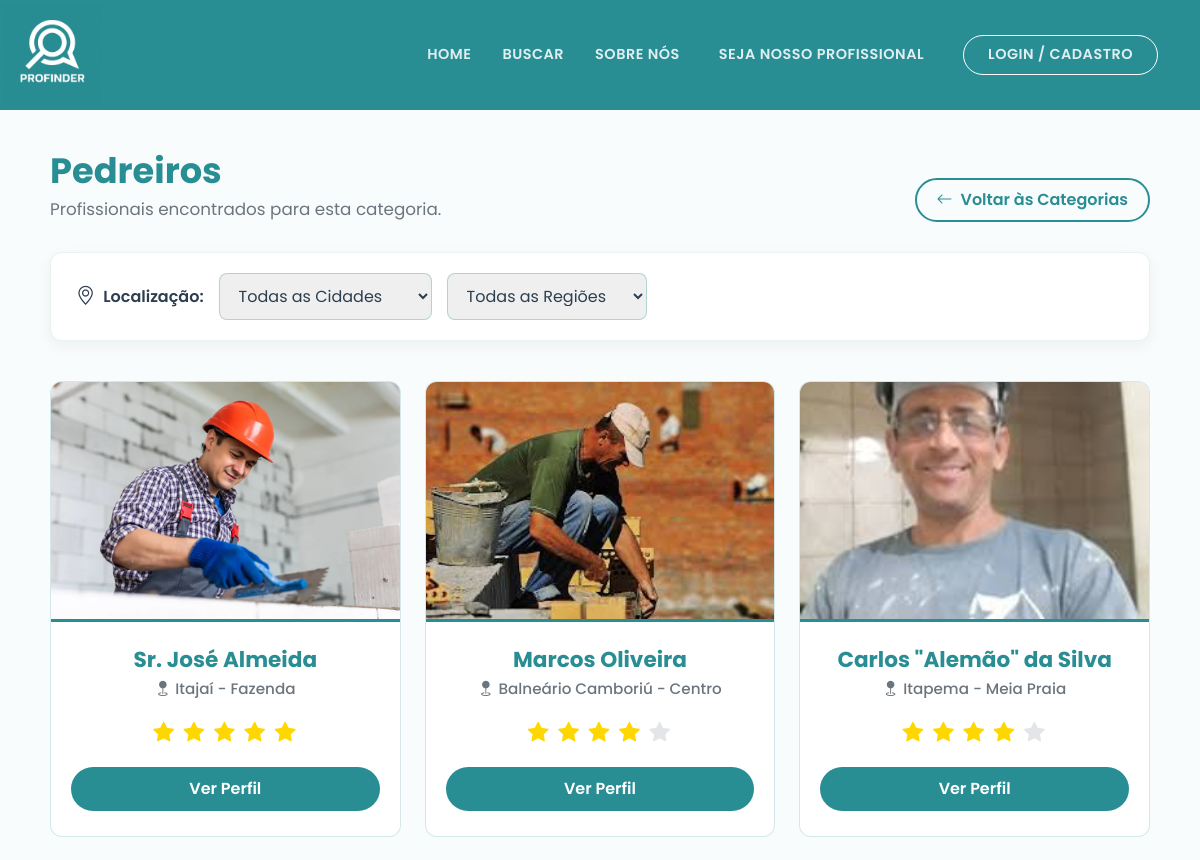
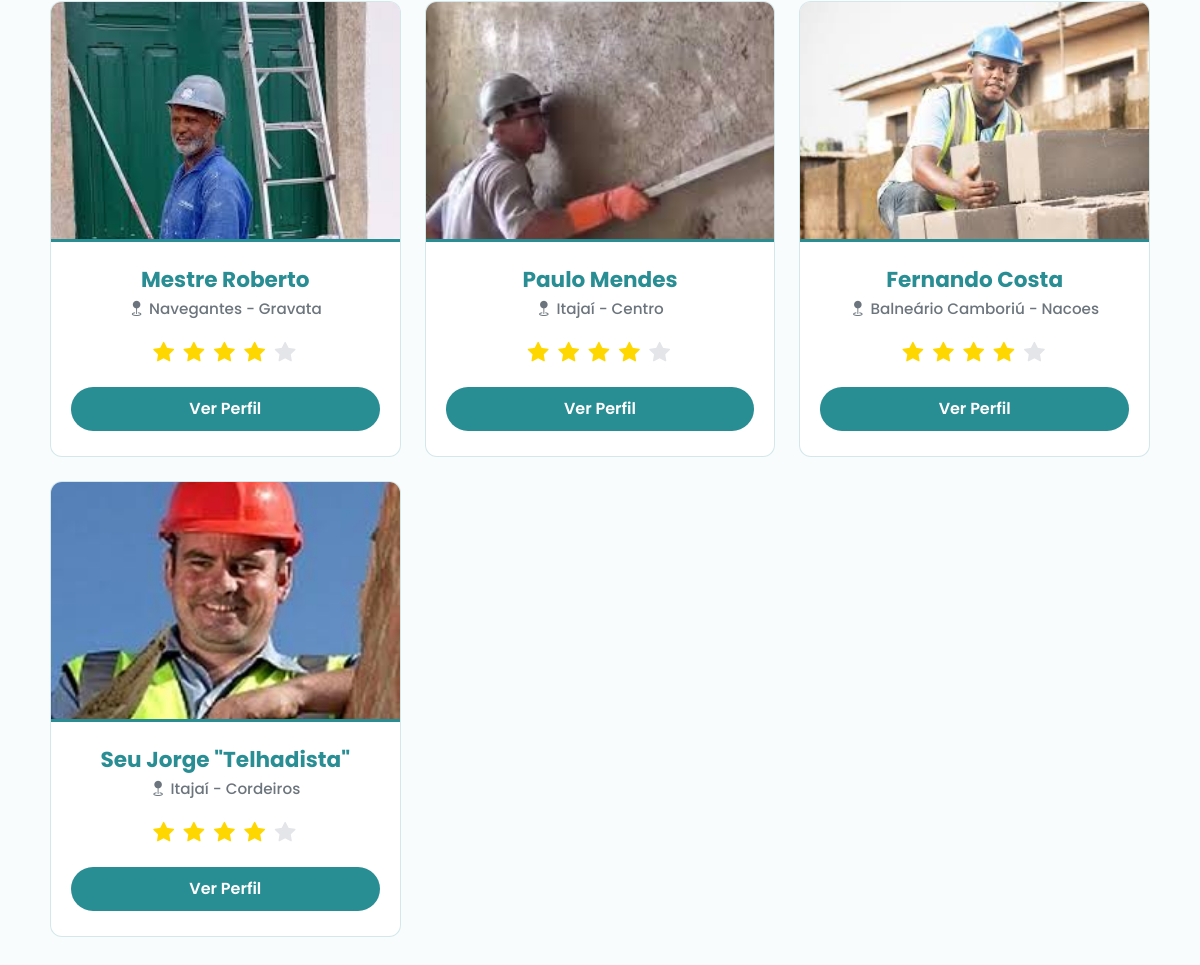
Screenshot of /busca-profissionais/Pedreiro with the database file from the repository (2 pictures, top to bottom).
### app.py (models this page shows, shortened)
class Profissional(db.Model, UserMixin):
    id = db.Column(db.Integer, primary_key=True)
    nome = db.Column(db.String(100), nullable=False)
    cpf = db.Column(db.String(11), unique=True, nullable=False)
    email = db.Column(db.String(120), unique=True, nullable=False)
    senha = db.Column(db.String(128), nullable=False)
    telefone = db.Column(db.String(20), nullable=True)
    profissao = db.Column(db.String(50), nullable=False)
    cidade = db.Column(db.String(100), nullable=False)
    regiao = db.Column(db.String(100), nullable=False)
    endereco_fixo = db.Column(db.String(255), nullable=True)
    descricao = db.Column(db.Text, nullable=True)
    avaliacao = db.Column(db.Float, default=5.0)
    foto = db.Column(db.String(255), default='https://cdn-icons-png.flaticon.com/512/3135/3135715.png')
    tipo_conta = db.Column(db.String(20), default='profissional')
    verificado = db.Column(db.Boolean, default=False)
    trabalhos = db.relationship('Portfolio', backref='profissional', lazy=True, cascade='all, delete-orphan')
    solicitacoes_recebidas = db.relationship('SolicitacaoServico', backref='profissional_solicitado', lazy=True, cascade='all, delete-orphan')

### app.py (the view)
@app.route('/busca-profissionais/<categoria>')
def busca_profissionais(categoria):
    profissionais_encontrados = Profissional.query.filter_by(profissao=categoria).all()
    ids_favoritos = []
    if current_user.is_authenticated and current_user.tipo_conta == 'cliente':
        ids_favoritos = [f.profissional_id for f in Favorito.query.filter_by(cliente_id=current_user.id).all()]
    return render_template('busca_profissionais.html', profissionais=profissionais_encontrados, categoria=categoria, ids_favoritos=ids_favoritos)

### app/templates/busca_profissionais.html (shortened to what this page needs)
<!DOCTYPE html>
<html lang="pt-BR">
<head>
    <link href="https://cdn.jsdelivr.net/npm/bootstrap@5.3.2/dist/css/bootstrap.min.css" rel="stylesheet">
    <link rel="stylesheet" href="https://cdn.jsdelivr.net/npm/bootstrap-icons@1.11.1/font/bootstrap-icons.css">
</head>
<body>
    <nav class="navbar navbar-expand-lg navbar-profinder sticky-top">
        <div class="container">
            <a class="navbar-brand" href="{{ url_for('index') }}" title="Sair / Voltar ao Início">
                <img src="{{ url_for('static', filename='img/logo-nome.png') }}" alt="Logo ProFinder">
            </a>
            <div class="collapse navbar-collapse justify-content-end" id="navbarNav">
                <ul class="navbar-nav align-items-center">
                    <li class="nav-item"><a class="nav-link" href="{{ url_for('index') }}">Home</a></li>
                    <li class="nav-item"><a class="nav-link" href="{{ url_for('busca_servicos') }}">Buscar</a></li>
                    <li class="nav-item"><a class="nav-link" href="{{ url_for('sobre') }}">Sobre Nós</a></li>
                    {% if current_user.is_authenticated %}
                    <li class="nav-item ms-lg-3 mt-3 mt-lg-0 d-none d-lg-block">
                        <a href="{{ url_for('meu_perfil') }}" class="nav-link"
                            style="text-transform: none; font-size: 0.95rem;" title="Acessar Meu Perfil">
                            Olá, <strong>{{ current_user.nome.split()[0] }}</strong>
                        </a>
                    </li>
                    <li class="nav-item d-lg-none mt-2">
                        <a class="nav-link" href="{{ url_for('meu_perfil') }}">Meu Perfil</a>
                    </li>
                    <li class="nav-item ms-lg-2 mt-2 mt-lg-0">
                        <a class="nav-link btn-login-nav border border-white rounded-pill px-4"
                            href="{{ url_for('logout') }}" style="background-color: rgba(255,255,255,0.1);">Sair</a>
                    </li>
                    {% else %}
                    <li class="nav-item ms-lg-2">
                        <a class="nav-link" href="{{ url_for('cadastro_profissional') }}">
                            Seja Nosso Profissional
                        </a>
                    </li>
                    <li class="nav-item ms-lg-3 mt-3 mt-lg-0">
                        <a class="nav-link btn-login-nav border border-white rounded-pill px-4"
                            href="{{ url_for('login') }}">
                            Login / Cadastro
                        </a>
                    </li>
                    {% endif %}
                </ul>
            </div>
        </div>
    </nav>
    <main class="container main-container">
        {% set plurais = {
        'Pedreiro': 'Pedreiros',
        'Pintor': 'Pintores',
        'Eletricista': 'Eletricistas',
        'Encanador': 'Encanadores',
        'Diarista': 'Diaristas',
        'Montador de Móveis': 'Montadores de Móveis',
        'Jardineiro': 'Jardineiros',
        'Carpinteiro': 'Carpinteiros',
        'Mecânico': 'Mecânicos',
        'Técnico de Informática': 'Técnicos de Informática'
        } %}
        {% set titulo_plural = plurais.get(categoria, categoria ~ 's') %}
        <div class="cabecalho-busca">
            <div>
                <h1 class="titulo-resultados">{{ titulo_plural }}</h1>
                <p class="subtitulo-resultados">Profissionais encontrados para esta categoria.</p>
            </div>
            <a href="{{ url_for('busca_servicos') }}" class="btn-voltar">
                <i class="bi bi-arrow-left"></i> Voltar às Categorias
            </a>
        </div>
        <div class="filtros-container">
            <label class="filtro-label">
                <i class="bi bi-geo-alt" style="font-size: 1.2rem;"></i> Localização:
            </label>
            <select class="form-select-custom" id="filtroCidade" onchange="atualizarRegioesFiltro()">
                <option value="todas" selected>Todas as Cidades</option>
            </select>
            <select class="form-select-custom" id="filtroRegiao" onchange="filtrarProfissionais()">
                <option value="todas" selected>Todas as Regiões</option>
            </select>
        </div>
        <div class="row row-cols-1 row-cols-md-2 row-cols-lg-3 g-4">
            {% if profissionais %}
            {% for pro in profissionais %}
            <div class="col card-item-pro" data-cidade="{{ pro.cidade }}" data-regiao="{{ pro.regiao }}">
                <div class="card-profissional">
                    <div class="foto-container">
                        <img src="{{ pro.foto }}" alt="Foto de {{ pro.nome }}">
                    </div>
                    <div class="card-body-custom">
                        <h3 class="nome-profissional">
                            {{ pro.nome }}
                        </h3>
                        <p class="localizacao-profissional">
                            <i class="bi bi-geo-fill"></i>
                            {% if pro.regiao == 'todas' %}
                            {{ pro.cidade }} (Toda a região)
                            {% else %}
                            {{ pro.cidade }} - {{ pro.regiao.replace('_', ' ').title() }}
                            {% endif %}
                        </p>
                        <div class="estrelas">
                            {% for i in range(5) %}
                            {% if i < pro.avaliacao|int %} <i class="bi bi-star-fill"></i>
                                {% else %}
                                <i class="bi bi-star-fill estrela-vazia"></i>
                                {% endif %}
                                {% endfor %}
                        </div>
                        <div style="display: flex; gap: 8px; margin-top: auto;">
                            <a href="{{ url_for('perfil', id=pro.id) }}" class="btn-perfil" style="flex: 1;">Ver Perfil</a>
                        </div>
                    </div>
                </div>
            </div>
            {% endfor %}
            {% endif %}
        </div>
    </main>
</body>
</html>

### app/templates/busca_profissionais.html (style rules this page uses)
:root { --cor-primaria: #298e94; --cor-primaria-hover: #22767c; --cor-texto-escuro: #2c3e50; --cor-fundo: #f8fcfc; }
html { scroll-behavior: smooth; -webkit-tap-highlight-color: transparent; }
body { font-family: 'Poppins', sans-serif; background-color: var(--cor-fundo); min-height: 100vh; display: flex; flex-direction: column; }
.navbar-profinder { background-color: var(--cor-primaria); padding: 0; }
.navbar-brand img { height: 100px; margin-left: -40px; transition: opacity 0.3s ease; }
.nav-link { color: rgba(255, 255, 255, 0.85) !important; font-weight: 600; font-size: 0.9rem; text-transform: uppercase; letter-spacing: 0.5px; margin-left: 15px; position: relative; transition: color 0.3s ease; }
.nav-link::after { content: ''; position: absolute; width: 0; height: 2px; bottom: -5px; left: 0; background-color: white; transition: width 0.3s ease; }
.btn-login-nav { transition: all 0.3s ease !important; }
.btn-login-nav::after { display: none !important; }
.main-container { flex: 1; padding: 40px 20px; }
.cabecalho-busca { display: flex; justify-content: space-between; align-items: flex-end; margin-bottom: 30px; flex-wrap: wrap; gap: 15px; }
.titulo-resultados { color: var(--cor-primaria); font-weight: 700; margin-bottom: 5px; font-size: 2.2rem; }
.subtitulo-resultados { color: #6c757d; font-size: 1.05rem; margin-bottom: 0; }
.btn-voltar { color: var(--cor-primaria); border: 2px solid var(--cor-primaria); background: transparent; font-weight: 600; padding: 8px 20px; border-radius: 30px; text-decoration: none; transition: all 0.3s ease; display: inline-flex; align-items: center; gap: 8px; }
.filtros-container { background: white; border-radius: 12px; padding: 20px 25px; box-shadow: 0 5px 15px rgba(0, 0, 0, 0.05); margin-bottom: 40px; display: flex; align-items: center; gap: 15px; border: 1px solid rgba(41, 142, 148, 0.1); flex-wrap: wrap; }
.filtro-label { font-weight: 600; color: var(--cor-texto-escuro); margin-bottom: 0; display: flex; align-items: center; gap: 8px; }
.form-select-custom { padding: 10px 15px; border: 1px solid rgba(41, 142, 148, 0.3); border-radius: 8px; font-family: 'Poppins', sans-serif; color: var(--cor-texto-escuro); outline: none; min-width: 200px; cursor: pointer; transition: all 0.3s ease; }
.card-profissional { background: white; border-radius: 12px; border: 1px solid rgba(41, 142, 148, 0.2); overflow: hidden; transition: all 0.3s ease; height: 100%; display: flex; flex-direction: column; }
.foto-container { width: 100%; height: 240px; overflow: hidden; background-color: #e9ecef; border-bottom: 3px solid var(--cor-primaria); }
.foto-container img { width: 100%; height: 100%; object-fit: cover; transition: transform 0.4s ease; }
.card-body-custom { padding: 25px 20px; text-align: center; display: flex; flex-direction: column; flex: 1; }
.nome-profissional { color: var(--cor-primaria); font-weight: 700; font-size: 1.35rem; margin-bottom: 5px; }
.localizacao-profissional { color: #6c757d; font-weight: 500; font-size: 0.95rem; margin-bottom: 15px; display: flex; align-items: center; justify-content: center; gap: 5px; text-transform: capitalize; }
.estrelas { color: #ffd700; font-size: 1.3rem; margin-bottom: 20px; letter-spacing: 2px; }
.estrela-vazia { color: #e4e5e9; }
.btn-perfil { background-color: var(--cor-primaria); color: white; font-weight: 600; padding: 10px 30px; border-radius: 30px; text-decoration: none; display: inline-block; margin-top: auto; transition: background-color 0.3s; width: 100%; }

### rows the page displays
Profissional: foto (picture), nome "Sr. José Almeida", cidade "Itajaí", regiao.replace "Fazenda", avaliacao 5 (drawn)
Profissional: foto (picture), nome "Marcos Oliveira", cidade "Balneário Camboriú", regiao.replace "Centro"
Profissional: foto (picture), nome "Carlos \"Alemão\" da Silva", cidade "Itapema", regiao.replace "Meia Praia"
Profissional: foto (picture), nome "Mestre Roberto", cidade "Navegantes", regiao.replace "Gravata"
Profissional: foto (picture), nome "Paulo Mendes", cidade "Itajaí", regiao.replace "Centro"
Profissional: foto (picture), nome "Fernando Costa", cidade "Balneário Camboriú", regiao.replace "Nacoes"
Profissional: foto (picture), nome "Seu Jorge \"Telhadista\"", cidade "Itajaí", regiao.replace "Cordeiros"

### other values shown
{{ titulo_plural }} "Pedreiros"
